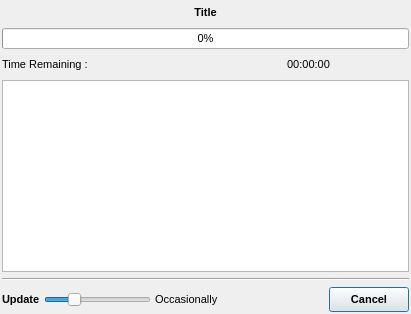
<?xml version="1.0" encoding="UTF-8"?>
<ui version="4.0">
 <class>AtenProgress</class>
 <widget class="QDialog" name="AtenProgress">
  <property name="windowModality">
   <enum>Qt::ApplicationModal</enum>
  </property>
  <property name="geometry">
   <rect>
    <x>0</x>
    <y>0</y>
    <width>411</width>
    <height>314</height>
   </rect>
  </property>
  <property name="sizePolicy">
   <sizepolicy hsizetype="Preferred" vsizetype="Minimum">
    <horstretch>0</horstretch>
    <verstretch>0</verstretch>
   </sizepolicy>
  </property>
  <property name="font">
   <font>
    <pointsize>8</pointsize>
   </font>
  </property>
  <property name="windowTitle">
   <string>Operation Progress</string>
  </property>
  <property name="windowIcon">
   <iconset resource="icons.qrc">
    <normaloff>:/program/icons/aten.png</normaloff>:/program/icons/aten.png</iconset>
  </property>
  <layout class="QVBoxLayout" name="verticalLayout">
   <property name="leftMargin">
    <number>2</number>
   </property>
   <property name="topMargin">
    <number>2</number>
   </property>
   <property name="rightMargin">
    <number>2</number>
   </property>
   <property name="bottomMargin">
    <number>2</number>
   </property>
   <item>
    <widget class="QLabel" name="TitleLabel">
     <property name="font">
      <font>
       <weight>75</weight>
       <bold>true</bold>
      </font>
     </property>
     <property name="text">
      <string>Title</string>
     </property>
     <property name="alignment">
      <set>Qt::AlignCenter</set>
     </property>
    </widget>
   </item>
   <item>
    <widget class="QProgressBar" name="ProgressBar">
     <property name="value">
      <number>0</number>
     </property>
    </widget>
   </item>
   <item>
    <layout class="QHBoxLayout" name="horizontalLayout_2">
     <property name="spacing">
      <number>4</number>
     </property>
     <item>
      <widget class="QLabel" name="label">
       <property name="sizePolicy">
        <sizepolicy hsizetype="Minimum" vsizetype="Preferred">
         <horstretch>0</horstretch>
         <verstretch>0</verstretch>
        </sizepolicy>
       </property>
       <property name="text">
        <string>Time Remaining : </string>
       </property>
      </widget>
     </item>
     <item>
      <widget class="QLabel" name="TimeRemainingLabel">
       <property name="text">
        <string>00:00:00</string>
       </property>
       <property name="alignment">
        <set>Qt::AlignCenter</set>
       </property>
      </widget>
     </item>
    </layout>
   </item>
   <item>
    <widget class="QTableWidget" name="TaskTable">
     <property name="sizePolicy">
      <sizepolicy hsizetype="Expanding" vsizetype="Minimum">
       <horstretch>0</horstretch>
       <verstretch>0</verstretch>
      </sizepolicy>
     </property>
     <property name="font">
      <font>
       <pointsize>8</pointsize>
      </font>
     </property>
     <property name="horizontalScrollBarPolicy">
      <enum>Qt::ScrollBarAlwaysOff</enum>
     </property>
     <property name="editTriggers">
      <set>QAbstractItemView::NoEditTriggers</set>
     </property>
     <property name="showGrid">
      <bool>false</bool>
     </property>
     <property name="gridStyle">
      <enum>Qt::NoPen</enum>
     </property>
     <property name="cornerButtonEnabled">
      <bool>false</bool>
     </property>
     <attribute name="horizontalHeaderVisible">
      <bool>false</bool>
     </attribute>
     <attribute name="verticalHeaderVisible">
      <bool>false</bool>
     </attribute>
    </widget>
   </item>
   <item>
    <widget class="Line" name="line">
     <property name="orientation">
      <enum>Qt::Horizontal</enum>
     </property>
    </widget>
   </item>
   <item>
    <layout class="QHBoxLayout" name="horizontalLayout">
     <property name="spacing">
      <number>4</number>
     </property>
     <item>
      <widget class="QLabel" name="label_2">
       <property name="font">
        <font>
         <weight>75</weight>
         <bold>true</bold>
        </font>
       </property>
       <property name="text">
        <string>Update</string>
       </property>
      </widget>
     </item>
     <item>
      <widget class="QSlider" name="UpdateFrequencySlider">
       <property name="maximum">
        <number>4</number>
       </property>
       <property name="value">
        <number>1</number>
       </property>
       <property name="orientation">
        <enum>Qt::Horizontal</enum>
       </property>
      </widget>
     </item>
     <item>
      <widget class="QLabel" name="UpdateFrequencyLabel">
       <property name="text">
        <string>Occasionally</string>
       </property>
      </widget>
     </item>
     <item>
      <spacer name="horizontalSpacer_2">
       <property name="orientation">
        <enum>Qt::Horizontal</enum>
       </property>
       <property name="sizeHint" stdset="0">
        <size>
         <width>40</width>
         <height>20</height>
        </size>
       </property>
      </spacer>
     </item>
     <item>
      <widget class="QPushButton" name="CancelButton">
       <property name="minimumSize">
        <size>
         <width>0</width>
         <height>25</height>
        </size>
       </property>
       <property name="maximumSize">
        <size>
         <width>16777215</width>
         <height>25</height>
        </size>
       </property>
       <property name="font">
        <font>
         <weight>75</weight>
         <bold>true</bold>
        </font>
       </property>
       <property name="text">
        <string>Cancel</string>
       </property>
       <property name="iconSize">
        <size>
         <width>16</width>
         <height>16</height>
        </size>
       </property>
      </widget>
     </item>
    </layout>
   </item>
  </layout>
 </widget>
 <resources>
  <include location="icons.qrc"/>
 </resources>
 <connections/>
</ui>
